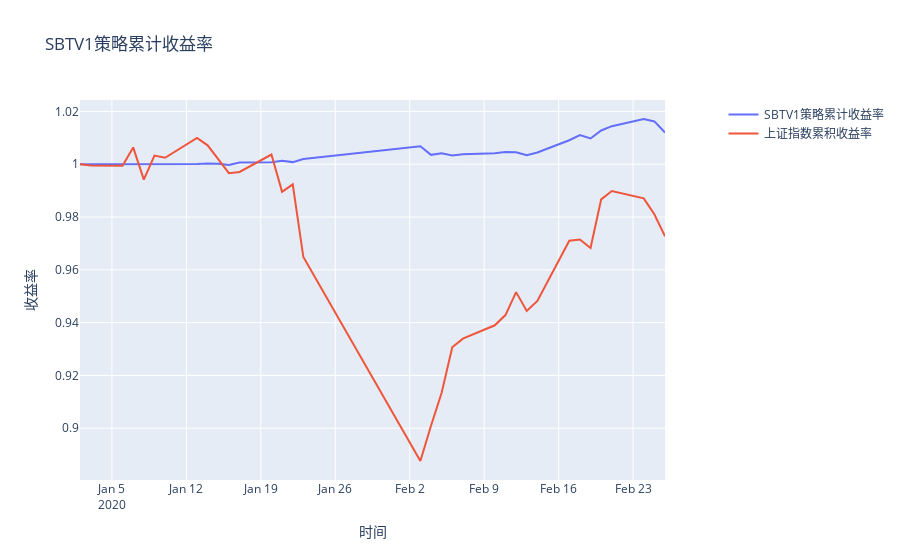

Source (notebook cell):
### Code cell
my_strat_plot = go.Scatter(
    x = track_record.index,
    y = track_record['sbtv1'],
    name = 'SBTV1策略累计收益率'
)
 
    
mkt_plot = go.Scatter(
    x = track_record.index,
    y = track_record['sh_mkt'],
    name = '上证指数累积收益率'
)
    
layout = dict(title = 'SBTV1策略累计收益率',
              xaxis = dict(title = '时间'), # 横轴坐标
              yaxis = dict(title = '收益率'), # 总轴坐标
              legend=dict(x=1.1,y=1) # 图例位置 
              )

data = [my_strat_plot, mkt_plot]

fig = dict(data=data, layout=layout)

py.iplot(fig)
